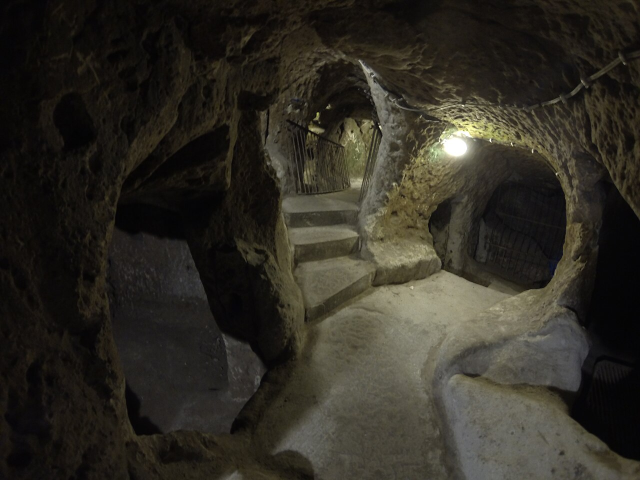
#> input picture assets/scene2_tunnel.jpg, 1280 x 960 px (shown at 1/2 size)
$ python font_compare.py
#> lines starting #> are read from the running program, lines starting #| are printed output that depends on the picture
"""
font_compare.py
Renders a single 1080×1920 comparison image showing Anton vs Montserrat
at the exact caption style used in the video (pill box, gold active word,
white past, gray future). No FFmpeg needed — uses Pillow directly.
"""

import os
from PIL import Image, ImageDraw, ImageFont

FONTS_DIR = "fonts"
BG_IMAGE  = "assets/scene2_tunnel.jpg"   # dark scene for best caption visibility
OUT_PATH  = r"C:\Users\omokolade\.gemini\antigravity-cli\brain\4b4eb2b3-3526-4c80-80e3-820420a62e57\font_compare.jpg"

W, H = 1080, 1920

# Caption colours
COL_ACTIVE = (255, 215,   0)   # gold
COL_PAST   = (255, 255, 255)   # white
COL_FUTURE = (145, 145, 145)   # gray
COL_PILL   = (16,  16,  16,  200)  # near-black, semi-transparent

def load_font(name, size):
    candidates = {
        "Anton":      os.path.join(FONTS_DIR, "Anton-Regular.ttf"),
        "Montserrat": os.path.join(FONTS_DIR, "Montserrat-Variable.ttf"),
        "Bebas":      os.path.join(FONTS_DIR, "BebasNeue-Regular.ttf"),
    }
    path = candidates.get(name)
    if path and os.path.exists(path):
        return ImageFont.truetype(path, size)
    return ImageFont.load_default()


def draw_caption_row(draw, overlay, font, words, active_idx, y_center, pill_pad_x=40, pill_pad_y=18):
    """Draw a pill-boxed running-speech caption row centred at y_center."""
    # Measure total width
    coloured = []
    for i, w in enumerate(words):
        col = COL_ACTIVE if i == active_idx else (COL_PAST if i < active_idx else COL_FUTURE)
        coloured.append((w, col))

    # Build full string for bbox measurement
    full_text = " ".join(w for w, _ in coloured)
    bbox = draw.textbbox((0, 0), full_text, font=font)
    text_w = bbox[2] - bbox[0]
    text_h = bbox[3] - bbox[1]

    x_start = (W - text_w) // 2
    pill_x0 = x_start - pill_pad_x
    pill_y0 = y_center - text_h // 2 - pill_pad_y
    pill_x1 = x_start + text_w + pill_pad_x
    pill_y1 = y_center + text_h // 2 + pill_pad_y

    # Draw pill on the overlay (for alpha)
    overlay_draw = ImageDraw.Draw(overlay)
    overlay_draw.rounded_rectangle([pill_x0, pill_y0, pill_x1, pill_y1], radius=18, fill=COL_PILL)

    # Draw each word in its colour
    x = x_start
    for i, (word, col) in enumerate(coloured):
        draw.text((x, y_center - text_h // 2), word, font=font, fill=col)
        word_bbox = draw.textbbox((x, y_center - text_h // 2), word, font=font)
        x = word_bbox[2]
        if i < len(coloured) - 1:
            space_bbox = draw.textbbox((x, 0), " ", font=font)
            x += space_bbox[2] - space_bbox[0]


def make_comparison():
    # Load background
    bg = Image.open(BG_IMAGE).convert("RGBA")
    bg = bg.resize((W, H), Image.LANCZOS)
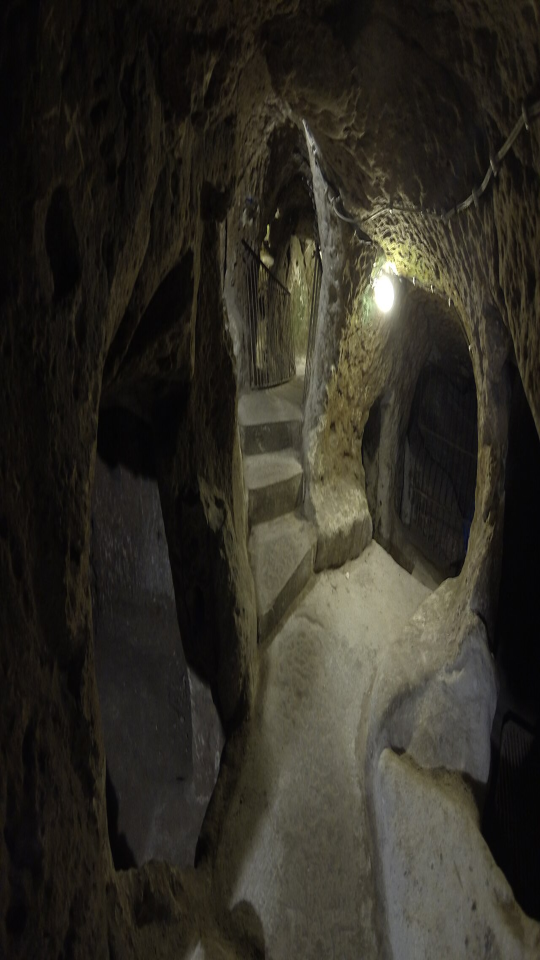
#> bg: PIL image 1080x1920 RGBA (shown at 1/2 size); mean R, G, B, A 47.4, 44.2, 35.9, 255

    # Darken slightly for legibility
    dark = Image.new("RGBA", (W, H), (0, 0, 0, 80))
    bg = Image.alpha_composite(bg, dark)
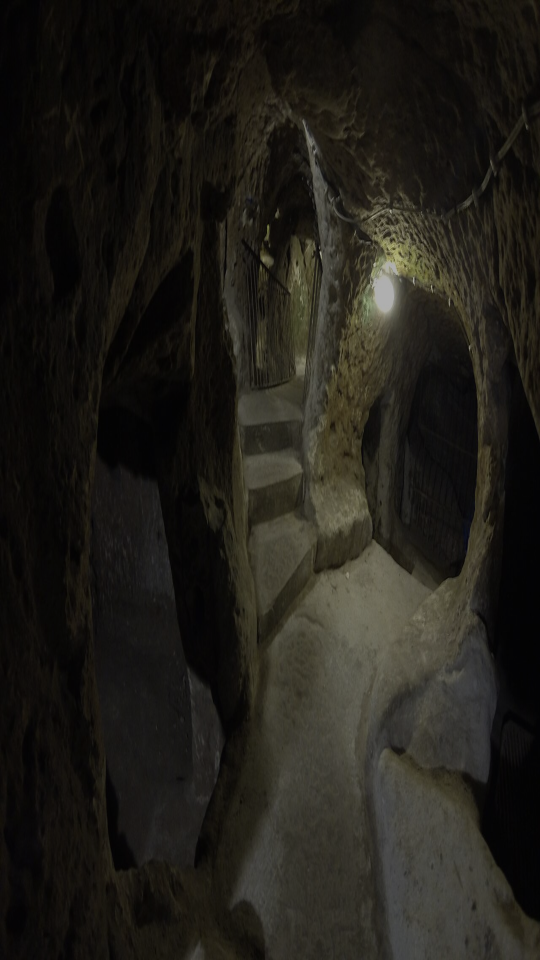
#> bg: PIL image 1080x1920 RGBA (shown at 1/2 size); mean R, G, B, A 32.5, 30.3, 24.6, 255

    # Label section line
    draw = ImageDraw.Draw(bg)
    try:
        label_font = ImageFont.truetype(os.path.join(FONTS_DIR, "Montserrat-Variable.ttf"), 38)
    except Exception:
        label_font = ImageFont.load_default()

    words_sample = ["WHAT", "HE", "STUMBLED"]

    sections = [
        ("Anton  44pt", "Anton",      44, H // 3),
        ("Anton  50pt", "Anton",      50, H // 3 + 260),
        ("Montserrat  44pt", "Montserrat", 44, H // 3 * 2 - 80),
        ("Bebas Neue  44pt", "Bebas",      44, H // 3 * 2 + 180),
    ]

    for label, fname, fsize, y in sections:
        font = load_font(fname, fsize)

        # Draw pill overlay
        overlay = Image.new("RGBA", (W, H), (0, 0, 0, 0))
        draw_caption_row(draw, overlay, font, words_sample, active_idx=1, y_center=y)
        bg = Image.alpha_composite(bg, overlay)
        draw = ImageDraw.Draw(bg)  # refresh draw after composite

        # Label above
        draw.text((W // 2, y - fsize - 36), label, font=label_font,
                  fill=(220, 220, 220, 255), anchor="mm")

    # Divider lines
    for y in [H // 3 + 120, H // 3 * 2 - 260, H // 3 * 2 + 60]:
        draw.line([(80, y), (W - 80, y)], fill=(80, 80, 80, 200), width=2)

    # Title
    draw.text((W // 2, 120), "CAPTION FONT COMPARISON", font=label_font,
              fill=(255, 215, 0, 255), anchor="mm")
    draw.text((W // 2, 170), "Running-speech style  |  Gold=active  White=past  Gray=future",
              font=ImageFont.truetype(os.path.join(FONTS_DIR, "Montserrat-Variable.ttf"), 26)
                   if os.path.exists(os.path.join(FONTS_DIR, "Montserrat-Variable.ttf"))
                   else label_font,
              fill=(180, 180, 180, 255), anchor="mm")

    out = bg.convert("RGB")
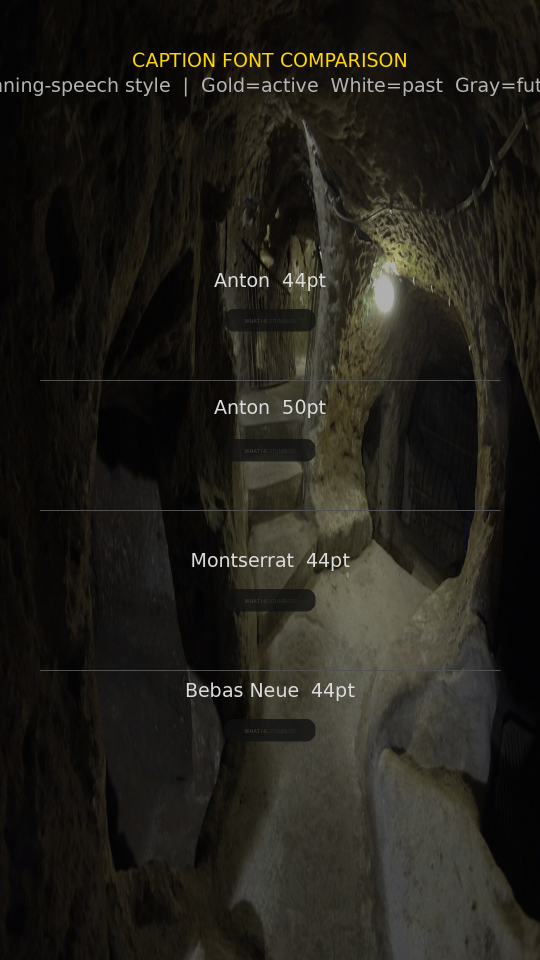
#> out: PIL image 1080x1920 RGB (shown at 1/2 size); mean R, G, B 34.1, 31.9, 25.9
    out.save(OUT_PATH, quality=95)
    print(f"Saved -> {OUT_PATH}")


if __name__ == "__main__":
    make_comparison()

$ run again, with assets/scene08_ozkonak_tunnel.jpg copied over assets/scene2_tunnel.jpg
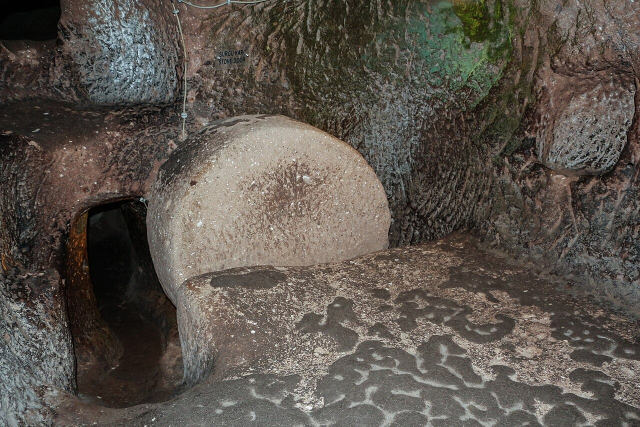
#> input picture assets/scene08_ozkonak_tunnel.jpg, 1280 x 853 px (shown at 1/2 size)
#> in make_comparison, `bg = bg.resize((W, H), Image.LANCZOS)`:
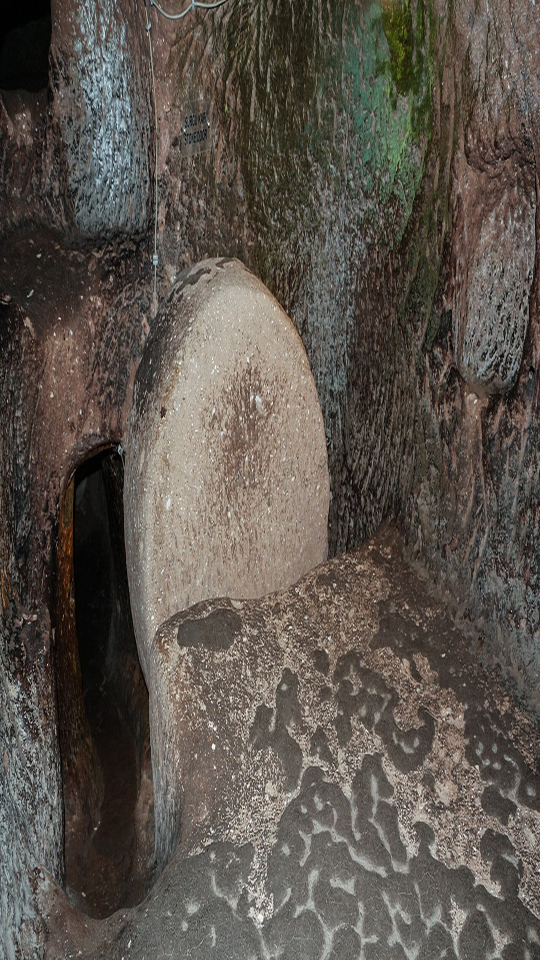
#> bg: PIL image 1080x1920 RGBA (shown at 1/2 size); mean R, G, B, A 91.6, 84.7, 77.2, 255
#> after the loop in make_comparison, `for label, fname, fsize, y in sections:`:
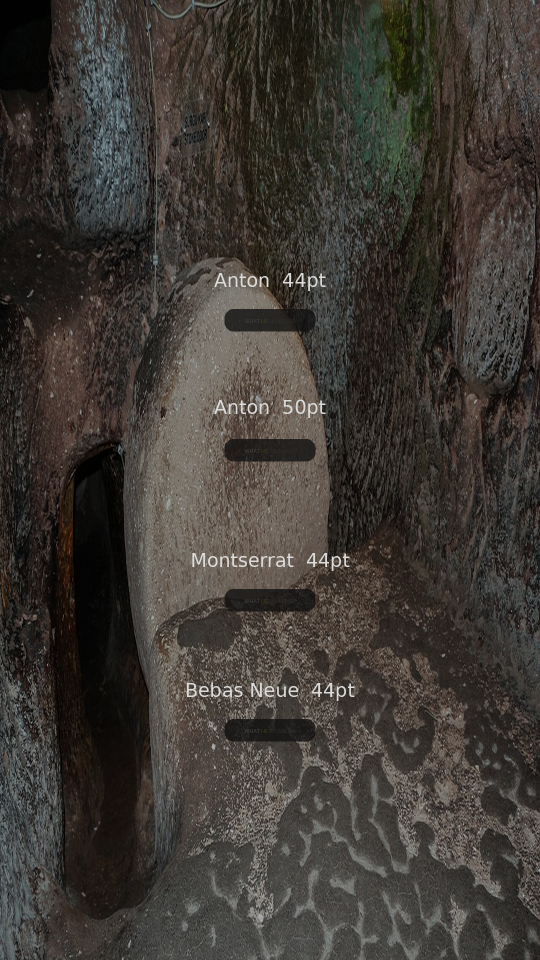
#> bg: PIL image 1080x1920 RGBA (shown at 1/2 size); mean R, G, B, A 62.5, 57.9, 52.9, 255
